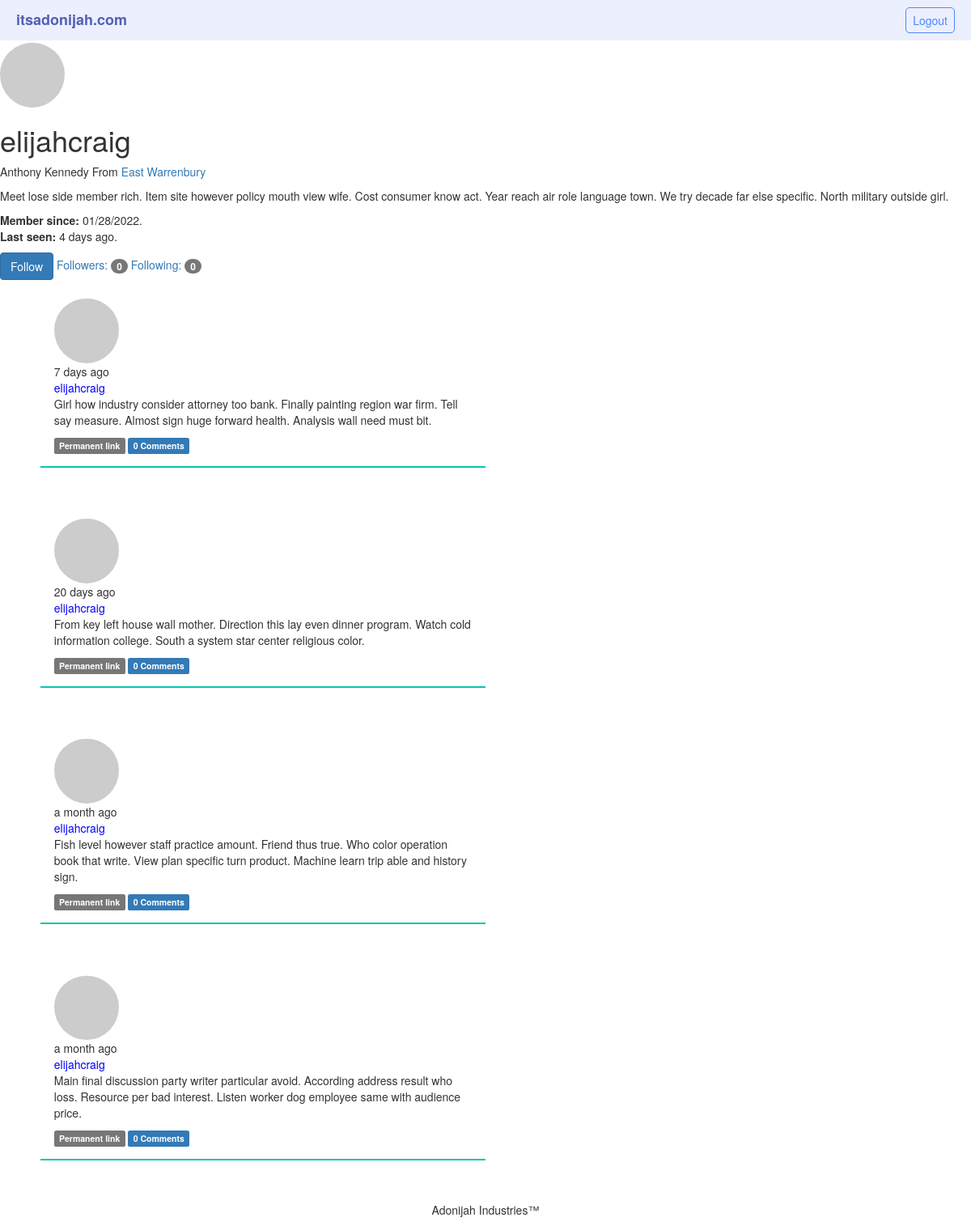
The app's page /user/elijahcraig (signed in) with its own data.
### app/models.py (models this page shows, shortened)
class User(UserMixin,db.Model):
    __tablename__='users'
    id=db.Column(db.Integer,primary_key=True,autoincrement=True)
    email=db.Column(db.String(64),unique=True,index=True)
    name=db.Column(db.String(64))
    username=db.Column(db.String(64),unique=True,index=True)
    password_hash=db.Column(db.String(128))
    confirmed=db.Column(db.Boolean,default=False)
    location=db.Column(db.String(64))
    about_me=db.Column(db.Text())
    member_since=db.Column(db.DateTime(),default=datetime.utcnow)
    last_seen=db.Column(db.DateTime(),default=datetime.utcnow)
    avatar_hash=db.Column(db.String(64))
    role_id=db.Column(db.Integer,db.ForeignKey('roles.id'))
    posts=db.relationship('Post',backref='author',lazy='dynamic')
    followed=db.relationship('Follow',foreign_keys=[Follow.follower_id],backref=db.backref('follower', lazy='joined'), lazy='dynamic', cascade='all, delete-orphan')
    followers = db.relationship('Follow', foreign_keys=[Follow.followed_id], backref=db.backref('followed', lazy='joined'), lazy='dynamic', cascade='all, delete-orphan')
    comments=db.relationship('Comment',backref='author',lazy='dynamic')
    @property
    def password(self):
        raise AttributeError('Password is not a readable attribute')
    def is_following(self,user):
        if user.id is None:
            return False
        return self.followed.filter_by(followed_id=user.id).first() is not None
    def can(self,perm):
        return self.role is not None and self.role.has_permission(perm)
    def is_administrator(self):
        return self.can(Permission.ADMIN)
    def ping(self):
        self.last_seen=datetime.utcnow()
        db.session.add(self)
        db.session.commit()
    def gravatar(self,size=100,default='identicon',rating='g'):
        if request.is_secure:
            url = 'https://secure.gravatar.com/avatar'
        else:
            url = 'http://www.gravatar.com/avatar'
        hash = hashlib.md5(self.email.lower().encode('utf-8')).hexdigest()
        return '{url}/{hash}?s={size}&d={default}&r={rating}'.format(url=url, hash=hash, size=size, default=default, rating=rating)

class Post(db.Model):
    __tablename__='posts'
    id=db.Column(db.Integer,primary_key=True)
    body=db.Column(db.Text)
    timestamp=db.Column(db.DateTime,index=True,default=datetime.utcnow)
    body_html=db.Column(db.Text)
    author_id=db.Column(db.Integer,db.ForeignKey('users.id'))
    comments=db.relationship('Comment',backref='post',lazy='dynamic')

### app/main/views.py (the view)
@main.route('/user/<username>')
def user(username):
    user=User.query.filter_by(username=username).first_or_404()
    if user is None:
        abort(404)
    posts=user.posts.order_by(Post.timestamp.desc()).all()
    return render_template('user.html',user=user,posts=posts)

### app/main/__init__.py (called while the page is built)
@main.app_context_processor
def inject_permission():
    return dict(Permission=Permission)

### app/main/views.py (called while the page is built)
@main.after_app_request
def after_request(response):
    for query in get_debug_queries():
        if query.duration >= current_app.config['MICROBLOG_SLOW_DB_QUERY_TIME']:
            current_app.logger.warning('Slow query: %s\nParameters: %s\nDuration: %fs\nContext: %s\n'% (query.statement, query.parameters, query.duration, query.context))
    return response

@main.before_app_request
def before_request():
    if current_user.is_authenticated and not current_user.confirmed and request.blueprint !='main' and request.endpoint !='static':
        return redirect(url_for('main.unconfirmed'))

@main.before_app_request
def before_request():
    if current_user.is_authenticated:
        current_user.ping()
        if not current_user.confirmed and request.endpoint and request.blueprint !='main' and request.endpoint != 'static':
            return redirect(url_for('main.unconfirmed'))

### app/models.py (called while the page is built)
@login_manager.user_loader
def load_user(user_id):
    return User.query.get(int(user_id))

### app/templates/user.html (shortened to what this page needs)
{%extends "base.html"%}
{%block content%}
    <img class="img-circle profile-thumbnail" src="{{user.gravatar(size=256)}}"
    <div class="page-header">
        <h1>{{ user.username }}</h1>
        {% if user.name or user.location %}
        <p>
            {% if user.name %}{{ user.name }}{% endif %}
            {% if user.location %}
                From <a href="http://maps.google.com/?q={{ user.location }}" target="blank">{{ user.location }}</a>
            {% endif %}
            </p>
        {% endif %}
        {% if user.about_me %}<p>{{ user.about_me }}</p>{% endif %}
        <p>
            <b>Member since:</b> {{ moment(user.member_since).format('L') }}.
            <br/>
            <b>Last seen:</b> {{ moment(user.last_seen).fromNow() }}.
        </p>
        {% if not current_user.can(Permission.FOLLOW) and user != current_user %}
            {% if not current_user.is_following(user) %}
                <a href="{{ url_for('main.follow', username=user.username) }}" class="btn btn-primary">Follow</a>
            {% else %}
                <a href="{{ url_for('main.unfollow', username=user.username) }}" class="btn btn-default">Unfollow</a>
            {% endif %}
        {% endif %}
        <a href="{{ url_for('main.followers', username=user.username) }}">Followers: <span class="badge">{{ user.followers.count()-1 }}</span>
        </a>
        <a href="{{ url_for('main.followed_by', username=user.username) }}">Following: <span class="badge">{{ user.followed.count() -1 }}</span>
        </a>
    {%include '_posts.html'%}
    {{super()}}
{%endblock%}

### app/templates/_posts.html (shortened to what this page needs)
<ul class="posts">
{% for post in posts %}
    <li class="post">
        <div class="profile-thumbnail">
            <a href="{{ url_for('main.user', username=post.author.username) }}"><img class="img-circle profile-thumbnail" src="{{ post.author.gravatar(size=40) }}"></a>
        </div>
        <div class="post-date">
            {{ moment(post.timestamp).fromNow() }}
        </div>
        <div class="post-author">
            <a href="{{ url_for('main.user', username=post.author.username) }}"> {{ post.author.username }}</a>
        </div>
        <div class="post-body">
            {% if post.body_html %}
                {{ post.body_html | safe }}
            {% else %}
                {{ post.body }}
            {% endif %}
            <div class="post-footer">
                <a href="{{ url_for('main.post', id=post.id) }}"><span class="label label-default">Permanent link</span></a>
                <a href="{{ url_for('main.post', id=post.id) }}#comments">
                    <span class="label label-primary">{{ post.comments.count() }} Comments</span>
                </a>
            </div>
        </div>
    </li>
{% endfor %}
</ul>

### app/static/styles/styles.css (style rules this page uses)
:root { box-sizing: border-box; }
body { font: 'Ariel', 'sans-serif'; }
ul { list-style: none; height: 100%; display: flex; align-items: center; justify-content: space-around; }
ul a { color: white; }
ul li { padding: 5px; margin-left: 10px; }
.posts { display: flex; flex-direction: column; }
.post { flex: 1; padding: 1.2em; align-items: left; border-bottom: 2px solid rgb(7, 197, 172); }
.post-author>a { color: blue !important; }
.profile-thumbnail { margin-right: -5em; padding-top: .2em; }
@media (min-width:560px) { .posts { display: flex; max-width: 50%; flex-direction: column; justify-content: left; } }
@media (min-width:560px) { .post { display: flex; flex-direction: column; justify-content: left; } }

### records on screen
User: username "elijahcraig", name "Anthony Kennedy", location "East Warrenbury", about_me "Meet lose side member rich. Item site however policy mouth view wife. Cost consumer know act. Year reach air role language town. We try decade far else specific. North military outside girl.", member_since "01/28/2022", last_seen "4 days ago"
Post: timestamp "7 days ago", author.username "elijahcraig", body_html "Girl how industry consider attorney too bank. Finally painting region war firm. Tell say measure. Almost sign huge forward health. Analysis wall need must bit.", comments.count "0"
Post: timestamp "20 days ago", author.username "elijahcraig", body_html "From key left house wall mother. Direction this lay even dinner program. Watch cold information college. South a system star center religious color.", comments.count "0"
Post: timestamp "a month ago", author.username "elijahcraig", body_html "Fish level however staff practice amount. Friend thus true. Who color operation book that write. View plan specific turn product. Machine learn trip able and history sign.", comments.count "0"
Post: timestamp "a month ago", author.username "elijahcraig", body_html "Main final discussion party writer particular avoid. According address result who loss. Resource per bad interest. Listen worker dog employee same with audience price.", comments.count "0"

### other values on screen
{{ user.followers.count()-1 }} "0"
{{ user.followed.count() -1 }} "0"
